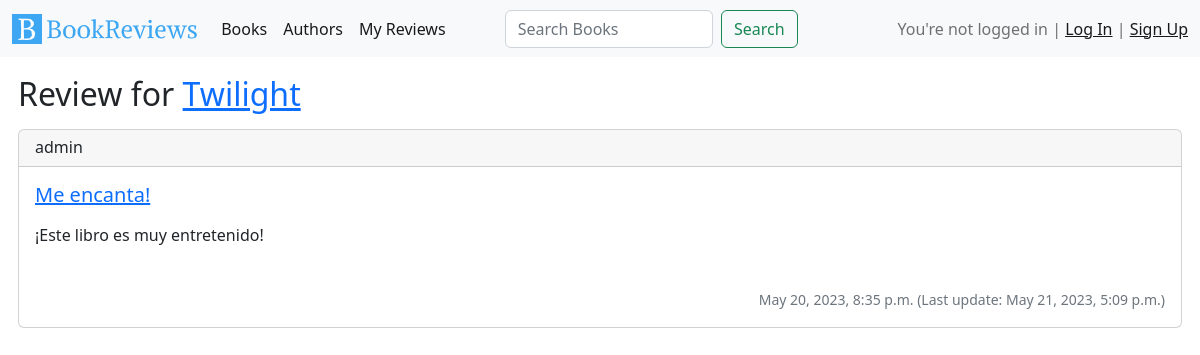
/reviews/8, run on the app's committed database.
### reviews/models.py (models this page shows, shortened)
class Review(models.Model):
    user = models.ForeignKey(
        User, on_delete=models.CASCADE, related_name="reviews")
    book = models.ForeignKey(
        Book, on_delete=models.CASCADE, related_name="reviews")
    title = models.CharField(max_length=50)
    body = models.TextField()
    rating = models.PositiveIntegerField(choices=(
        (1, 'Bad'),
        (2, 'Poor'),
        (3, 'Okay'),
        (4, 'Good'),
        (5, 'Excellent')
    ))
    created_at = models.DateTimeField(auto_now_add=True)
    updated_at = models.DateTimeField(auto_now=True)

### bookapp/models.py (models this page shows, shortened)
class Book(models.Model):
    title = models.CharField(max_length=50)
    ISBN = models.CharField(max_length=13)
    synopsis = models.TextField(blank=True)
    genres = models.ManyToManyField(Genre)
    language = models.ForeignKey(Language, on_delete=models.CASCADE)
    cover = models.URLField(max_length=200, null=True)
    authors = models.ManyToManyField(Author)
    publisher = models.ForeignKey(Publisher, on_delete=models.CASCADE)

### reviews/views.py (the view)
# urls.py: path('reviews/<int:pk>', ReviewDetailView.as_view(), name="review_detail"),
class ReviewDetailView(DetailView):
    model = Review
    template_name = "reviews/review_detail.html"
    context_object_name = "review"

### templates/reviews/review_detail.html (shortened to what this page needs)
{% extends 'base/base.html' %}
{% load static %}
{% block content %}
    <h2>Review for <a href="{% url 'book_detail' review.book.id %}">{{ review.book.title }}</a></h2>
    <div>
    {% include 'reviews/review_entry.html' %}
    </div>
{% endblock content %}

### templates/reviews/review_entry.html (shortened to what this page needs)
<div class="card my-3 px-0 w-100" name="review_card">
    <h6 class="card-header" name="review_user">
        {{ review.user.username }}
    </h6>
    <div class="card-body">
        <h5 class="card-title mb-3">
            <a href="{% url 'review_detail' review.id %}" name="review_title">{{ review.title }}</a>
        </h5>
        <p class="card-text" name="review_body">
            {% autoescape off %}
                {{ review.body | linebreaksbr | truncatewords:50 }}
            {% endautoescape %}
        </p>
        <br>
        <div class="row align-items-end"">
            <div class="col">
                <p class="card-text text-end">
                    <small class="text-muted">{{ review.created_at }} (Last update: {{review.updated_at }})</small>
                </p>
            </div>
        </div>
    </div>
</div>

### data on the page
Review: book "Twilight", user.username "admin", title "Me encanta!", body "¡Este libro es muy entretenido!", created_at "May 20, 2023, 8:35 p.m.", updated_at "May 21, 2023, 5:09 p.m."
